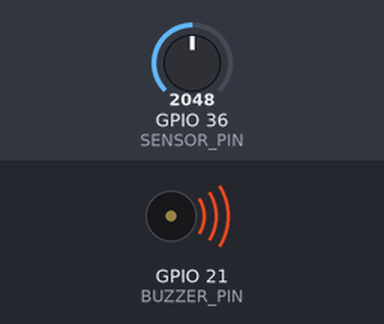
This sketch was run on a simulated ESP32. On the bench: buzzer (waves = sounding, pin HIGH). The inputs (shaded band) are chosen by the test bench; at power-on: GPIO 36 (SENSOR_PIN) = 2048. WiFi joins after 1.5 s; servers stay silent unless stated; no MQTT or app messages arrive unless stated; what the sketch prints to the serial monitor is not drawn.

Above: at 2.8 s.
2.9 s: GPIO 36 (SENSOR_PIN) set to 1031
7.1 s: GPIO 36 (SENSOR_PIN) set to 946
At 8.3 s:
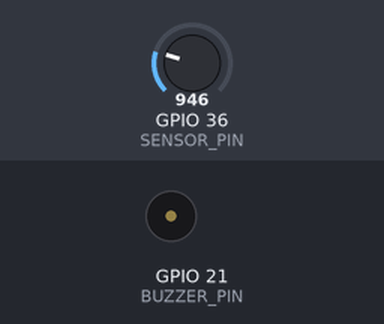
11.1 s: GPIO 36 (SENSOR_PIN) set to 1040
At 12.8 s:
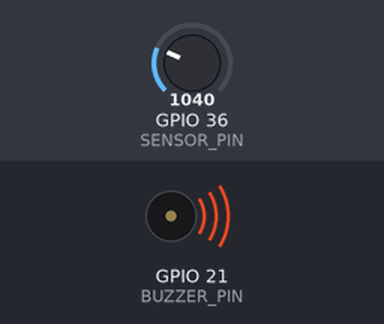
13.8 s: GPIO 36 (SENSOR_PIN) set to 960
At 16.1 s:
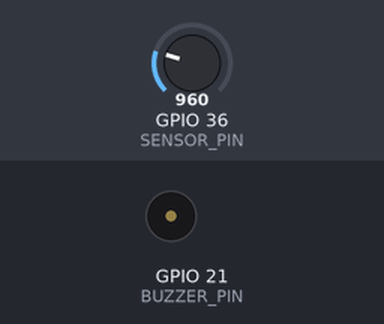
Timing chart, 0 to 17.6 s (numbered marks = the images above; inputs shaded):
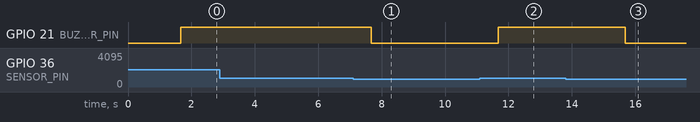

The sketch:

sketch.ino
```cpp
#include <WiFi.h>
#include <PubSubClient.h>

#define SENSOR_PIN 36  // VP
#define BUZZER_PIN 21

const char* ssid = "Wokwi-GUEST";
const char* password = "";
const char* mqtt_server = "broker.hivemq.com";

WiFiClient espClient;
PubSubClient client(espClient);

void setup_wifi() {
  delay(100);
  WiFi.begin(ssid, password);
  Serial.print("Conectando ao WiFi");
  while (WiFi.status() != WL_CONNECTED) {
    delay(500);
    Serial.print(".");
  }
  Serial.println(" Conectado ao WiFi!");
}

void reconnect() {
  // Loop até reconectar
  while (!client.connected()) {
    Serial.print("Tentando conexão MQTT...");
    if (client.connect("ESP32Client")) {
      Serial.println(" Conectado ao broker MQTT!");
    } else {
      Serial.print(" Falha na conexão, rc=");
      Serial.print(client.state());
      Serial.println(" Tentando novamente em 5 segundos...");
      delay(5000);
    }
  }
}

void setup() {
  pinMode(BUZZER_PIN, OUTPUT);
  digitalWrite(BUZZER_PIN, LOW);

  Serial.begin(115200);
  setup_wifi();
  client.setServer(mqtt_server, 1883);
}

void loop() {
  if (!client.connected()) {
    Serial.println("MQTT desconectado! Tentando reconectar...");
    reconnect();
  } else {
    Serial.println("MQTT ainda conectado.");
  }

  client.loop();

  int sensorValue = analogRead(SENSOR_PIN);
  String status = (sensorValue > 1000) ? "Vazamento detectado" : "Sem vazamento";

  // Monitor Serial
  Serial.print("Valor do sensor: ");
  Serial.print(sensorValue);
  Serial.print(" - Status: ");
  Serial.println(status);

  // Acionamento do buzzer
  if (sensorValue > 1000) {
    digitalWrite(BUZZER_PIN, HIGH);
  } else {
    digitalWrite(BUZZER_PIN, LOW);
  }

  // Publicação MQTT com verificação de sucesso
  bool sucesso = client.publish("SensorMack/vazamento", status.c_str());

  if (sucesso) {
    Serial.println("Mensagem MQTT enviada com sucesso!");
  } else {
    Serial.println("Falha ao enviar mensagem MQTT.");
  }

  delay(2000);
}
```

Measured:
- the behaviour switches between 1001 and 1000 on GPIO 36 (SENSOR_PIN) (found by bisection; images 0 and 1)
- after the input at 2.9 s, every drawn part: stays the same
- after the input at 7.1 s, GPIO 21 (BUZZER_PIN): HIGH → LOW after 0.57 s
- after the input at 11.1 s, GPIO 21 (BUZZER_PIN): LOW → HIGH after 0.58 s
- after the input at 13.8 s, GPIO 21 (BUZZER_PIN): HIGH → LOW after 1.9 s
